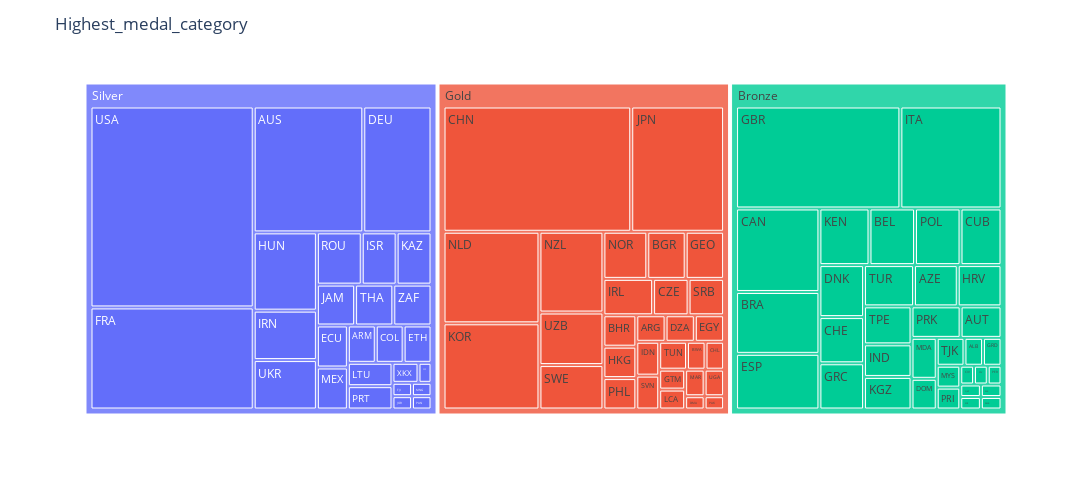

Notebook code for this chart:
### Markdown cell above
## Tree map acc to hightest medal Category

### Code cell
fig = px.treemap(
    df,
    path=['highest_medal', 'country_code'],
    values='total',
    hover_name='country',
    branchvalues='total',
    #color='country',
    
)

fig.update_layout(
    title='Highest_medal_category',
    width=1200,
    height=500,
)
fig.show()

### Figure 1 — Plotly figure (JSON) as saved in the notebook; plotly's stock layout.template omitted (floating-point values rounded to 4 significant figures)
{"data": [{"branchvalues": "total", "domain": {"x": [0, 1], "y": [0, 1]}, "hovertemplate": "<b>%{hovertext}</b><br><br>labels=%{label}<br>total=%{value}<br>parent=%{parent}<br>id=%{id}<extra></extra>", "hovertext": ["Albania", "Argentina", "Armenia", "Australia", "Austria", "Azerbaijan", "Belgium", "Bulgaria", "Bahrain", "Brazil", "Botswana", "Canada", "Switzerland", "Chile", "China", "Ivory Coast", "Colombia", "Cape Verde", "Cuba", "Cyprus", "Czech Republic", "Germany", "Dominica", "Denmark", "Dominican Republic", "Algeria", "Ecuador", "Egypt", "Spain", "Ethiopia", "Fiji", "France", "Great Britain", "Georgia", "Greece", "Grenada", "Guatemala", "Hong Kong", "Croatia", "Hungary", "Indonesia", "India", "Ireland", "Iran", "Israel", "Italy", "Jamaica", "Jordan", "Japan", "Kazakhstan", "Kenya", "Kyrgyzstan", "South Korea", "St Lucia", "Lithuania", "Morocco", "Moldova", "Mexico", "Mongolia", "Malaysia", "Netherlands", "Norway", "New Zealand", "Pakistan", "Panama", "Peru", "Philippines", "Poland", "Puerto Rico", "North Korea", "Portugal", "Qatar", "Romania", "Singapore", "Serbia", "Slovakia", "Slovenia", "Sweden", "Thailand", "Tajikistan", "Taiwan", "Tunisia", "Turkey", "Uganda", "Ukraine", "United States", "Uzbekistan", "Kosovo", "South Africa", "Zambia", "(?)", "(?)", "(?)"], "ids": ["Bronze/ALB", "Gold/ARG", "Silver/ARM", "Silver/AUS", "Bronze/AUT", "Bronze/AZE", "Bronze/BEL", "Gold/BGR", "Gold/BHR", "Bronze/BRA", "Gold/BWA", "Bronze/CAN", "Bronze/CHE", "Gold/CHL", "Gold/CHN", "Bronze/CIV", "Silver/COL", "Bronze/CPV", "Bronze/CUB", "Silver/CYP", "Gold/CZE", "Silver/DEU", "Gold/DMA", "Bronze/DNK", "Bronze/DOM", "Gold/DZA", "Silver/ECU", "Gold/EGY", "Bronze/ESP", "Silver/ETH", "Silver/FJI", "Silver/FRA", "Bronze/GBR", "Gold/GEO", "Bronze/GRC", "Bronze/GRD", "Gold/GTM", "Gold/HKG", "Bronze/HRV", "Silver/HUN", "Gold/IDN", "Bronze/IND", "Gold/IRL", "Silver/IRN", "Silver/ISR", "Bronze/ITA", "Silver/JAM", "Silver/JOR", "Gold/JPN", "Silver/KAZ", "Bronze/KEN", "Bronze/KGZ", "Gold/KOR", "Gold/LCA", "Silver/LTU", "Gold/MAR", "Bronze/MDA", "Silver/MEX", "Silver/MNG", "Bronze/MYS", "Gold/NLD", "Gold/NOR", "Gold/NZL", "Gold/PAK", "Silver/PAN", "Bronze/PER", "Gold/PHL", "Bronze/POL", "Bronze/PRI", "Bronze/PRK", "Silver/PRT", "Bronze/QAT", "Silver/ROU", "Bronze/SGP", "Gold/SRB", "Bronze/SVK", "Gold/SVN", "Gold/SWE", "Silver/THA", "Bronze/TJK", "Bronze/TPE", "Gold/TUN", "Bronze/TUR", "Gold/UGA", "Silver/UKR", "Silver/USA", "Gold/UZB", "Silver/XKX", "Silver/ZAF", "Bronze/ZMB", "Bronze", "Gold", "Silver"], "labels": ["ALB", "ARG", "ARM", "AUS", "AUT", "AZE", "BEL", "BGR", "BHR", "BRA", "BWA", "CAN", "CHE", "CHL", "CHN", "CIV", "COL", "CPV", "CUB", "CYP", "CZE", "DEU", "DMA", "DNK", "DOM", "DZA", "ECU", "EGY", "ESP", "ETH", "FJI", "FRA", "GBR", "GEO", "GRC", "GRD", "GTM", "HKG", "HRV", "HUN", "IDN", "IND", "IRL", "IRN", "ISR", "ITA", "JAM", "JOR", "JPN", "KAZ", "KEN", "KGZ", "KOR", "LCA", "LTU", "MAR", "MDA", "MEX", "MNG", "MYS", "NLD", "NOR", "NZL", "PAK", "PAN", "PER", "PHL", "POL", "PRI", "PRK", "PRT", "QAT", "ROU", "SGP", "SRB", "SVK", "SVN", "SWE", "THA", "TJK", "TPE", "TUN", "TUR", "UGA", "UKR", "USA", "UZB", "XKX", "ZAF", "ZMB", "Bronze", "Gold", "Silver"], "name": "", "parents": ["Bronze", "Gold", "Silver", "Silver", "Bronze", "Bronze", "Bronze", "Gold", "Gold", "Bronze", "Gold", "Bronze", "Bronze", "Gold", "Gold", "Bronze", "Silver", "Bronze", "Bronze", "Silver", "Gold", "Silver", "Gold", "Bronze", "Bronze", "Gold", "Silver", "Gold", "Bronze", "Silver", "Silver", "Silver", "Bronze", "Gold", "Bronze", "Bronze", "Gold", "Gold", "Bronze", "Silver", "Gold", "Bronze", "Gold", "Silver", "Silver", "Bronze", "Silver", "Silver", "Gold", "Silver", "Bronze", "Bronze", "Gold", "Gold", "Silver", "Gold", "Bronze", "Silver", "Silver", "Bronze", "Gold", "Gold", "Gold", "Gold", "Silver", "Bronze", "Gold", "Bronze", "Bronze", "Bronze", "Silver", "Bronze", "Silver", "Bronze", "Gold", "Bronze", "Gold", "Gold", "Silver", "Bronze", "Bronze", "Gold", "Bronze", "Gold", "Silver", "Silver", "Gold", "Silver", "Silver", "Bronze", "", "", ""], "type": "treemap", "values": [2, 3, 4, 53, 5, 7, 10, 7, 4, 20, 2, 27, 8, 2, 91, 1, 4, 1, 9, 1, 5, 33, 1, 9, 3, 3, 5, 3, 18, 4, 1, 64, 65, 7, 8, 2, 2, 4, 7, 19, 3, 6, 7, 12, 7, 40, 6, 1, 45, 7, 11, 6, 32, 2, 4, 2, 4, 5, 1, 2, 34, 8, 20, 1, 1, 1, 4, 10, 2, 6, 4, 1, 9, 1, 5, 1, 3, 11, 6, 3, 7, 3, 8, 2, 12, 126, 13, 2, 6, 1, 312, 329, 397]}], "layout": {"height": 500, "legend": {"tracegroupgap": 0}, "margin": {"t": 60}, "title": {"text": "Highest_medal_category"}, "width": 1200}}
